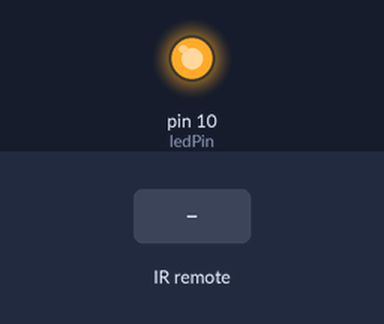
Simulated run of this sketch. Board: Arduino Uno, built with avr-gcc and run on an emulated ATmega328P. Parts: output pins drawn as LEDs (lit = HIGH). The inputs (shaded band) are chosen by the test bench.

Above: at 1.2 s.
1.3 s: infrared code 0x1FEA05F received
At 2.4 s:
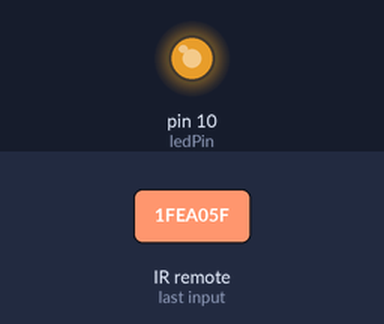
2.8 s: infrared code 0xFFFFFFFF received
At 3.5 s:
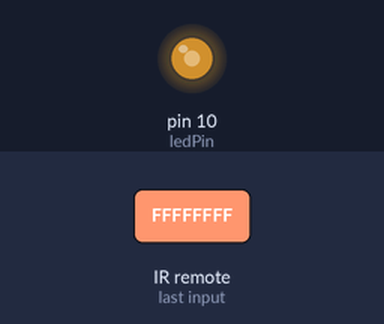
4.3 s: infrared code 0xFFFFFFFF received
At 4.7 s:
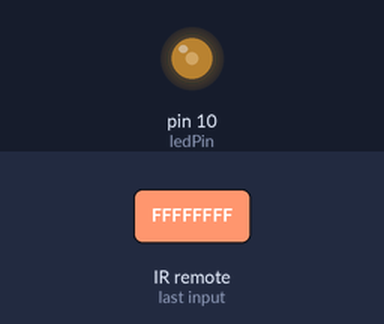
5.8 s: infrared code 0x1FE609F received
At 7.0 s:
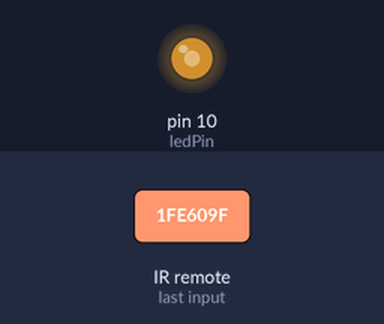
Timing chart, 0 to 8.3 s (numbered marks = the images above; inputs shaded):
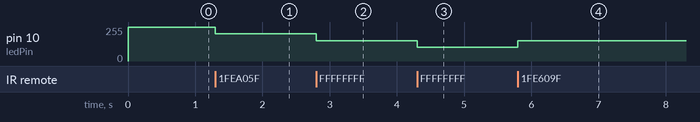

Measured:
- after the input at 1.3 s, pin 10 (ledPin): 255/255 → 204/255 at once
- after the input at 2.8 s, pin 10 (ledPin): 204/255 → 153/255 at once
- after the input at 4.3 s, pin 10 (ledPin): 153/255 → 102/255 at once
- after the input at 5.8 s, pin 10 (ledPin): 102/255 → 153/255 at once

The sketch:

brightness_control.ino
```cpp
#include <IRremote.h>

const int RECV_PIN = 7;
IRrecv irrecv(RECV_PIN);
decode_results results;
const int ledPin = 10;
int brightness=255;
unsigned long key_value = 0;


void setup(){
  irrecv.enableIRIn();
  irrecv.blink13(true);
  pinMode(ledPin, OUTPUT);
}

void loop() {

  if (irrecv.decode(&results)){

    if (results.value == 0xFFFFFFFF)
         results.value = key_value;

    if(results.value==0x1FEA05F){
      brightness-=51;

      if (brightness<0){brightness=0;}

    }
    else if(results.value==0x1FE609F){
      brightness+=51;

      if (brightness>255){brightness=255;}
     }

     key_value = results.value;
     irrecv.resume();
  }
brightnessControl(brightness);
}

void brightnessControl(int value){
  analogWrite(ledPin,value);
  }
```
